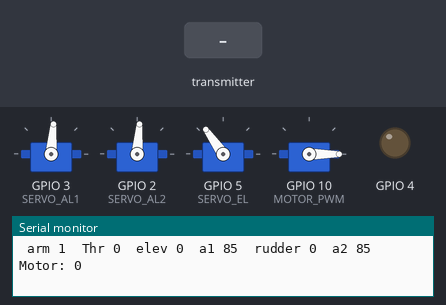
The sketch below on a simulated ESP32. Parts: 4 × servo, output pins drawn as LEDs (lit = HIGH), the last lines printed to the serial monitor. Inputs (shaded band) come from the test bench.

Above: at 1.4 s.
1.5 s: the transmitter starts sending throttle = 1024
At 2.7 s:
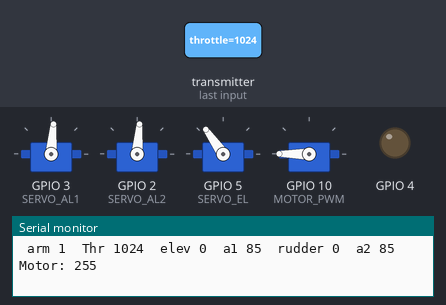
3.0 s: the transmitter starts sending roll = 1024
At 3.8 s:
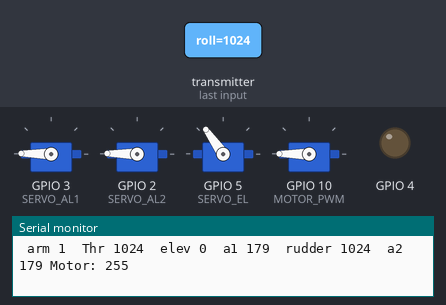
4.5 s: the transmitter starts sending pitch = 1024
At 4.9 s:
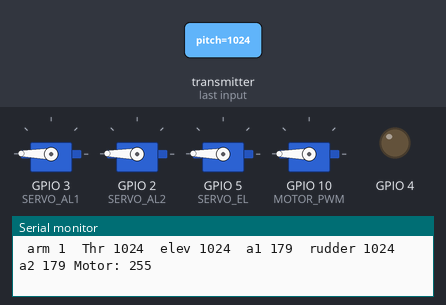
6.0 s: the transmitter starts sending throttle = 0
At 7.2 s:
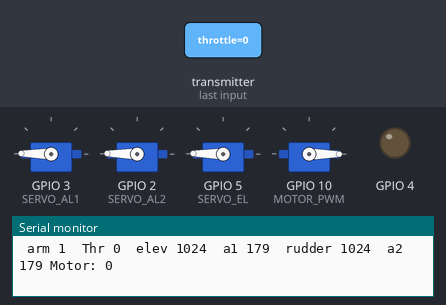
7.5 s: the transmitter starts sending roll = 0
At 8.5 s:
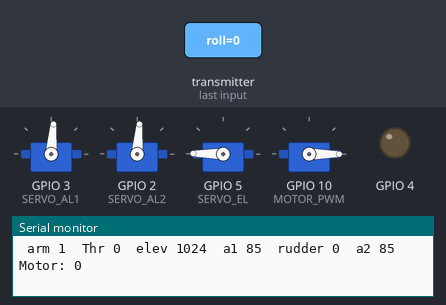
9.0 s: the transmitter starts sending throttle = 2048
At 9.6 s:
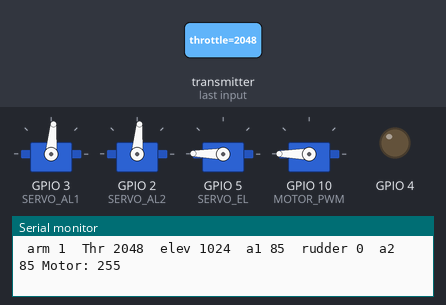
Timing chart, 0 to 11.5 s (numbered marks = the images above; inputs shaded):
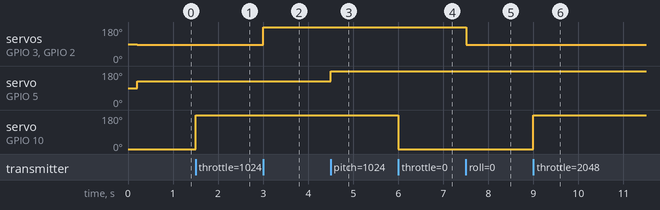

Measured:
- after the input at 1.5 s, servo on GPIO 10 (MOTOR_PWM): 0° → 180° at once
- after the input at 3.0 s, servo on GPIO 3 (SERVO_AL1), servo on GPIO 2 (SERVO_AL2): 85° → 179° at once
- after the input at 4.5 s, servo on GPIO 5 (SERVO_EL): 125° → 179° at once
- after the input at 6.0 s, servo on GPIO 10 (MOTOR_PWM): 180° → 0° at once
- after the input at 7.5 s, servo on GPIO 3 (SERVO_AL1), servo on GPIO 2 (SERVO_AL2): 179° → 85° at once
- after the input at 9.0 s, servo on GPIO 10 (MOTOR_PWM): 0° → 180° at once

The sketch:

PlaneBigV1.ino
```cpp
#include <WiFi.h>
#include <esp_wifi.h>
#include <esp_now.h>
#include <MPU9250_WE.h>
#include <Wire.h>
// #include <Servo.h>
#include <ESP32Servo.h>
// #include <driver/ledc.h>

#define MOTOR_PWM 10

#define SERVO_AL1 3
#define SERVO_AL2 2
#define SERVO_EL 5
Servo servoAL1, servoAL2, servoEL, esc;


// ==========Servo Configuration==================

const int neg_AL_offset = 10;

const int servoAL1_offset = 0;  // Adjust for AL1 neutral position
const int servoAL1_min = 50;  // Minimum angle
const int servoAL1_max = 120; // Maximum angle

const int servoAL2_offset = 0; // Adjust for AL2 neutral position
const int servoAL2_min = 50;   // Minimum angle
const int servoAL2_max = 120; // Maximum angle

const int servoEL_offset = 70;
const int servoEL_min = 0;
const int servoEL_max = 110;


// #define KP_ROLL 2.0
// #define KI_ROLL 0.02
// #define KD_ROLL 0.5

// #define KP_PITCH 2.5
// #define KI_PITCH 0.03
// #define KD_PITCH 0.6

// #define FILTER_ALPHA 0.98
// #define SIGNAL_TIMEOUT 1000

uint8_t newMACAddress[] = {0x00, 0x1A, 0x2B, 0x3C, 0x4D, 0x5E};
#define MPU9250_ADDR 0x68
MPU9250_WE MPU9250 = MPU9250_WE(MPU9250_ADDR);

typedef struct Packet
{
  int16_t throttle;
  int16_t roll;
  int16_t pitch;
  bool armed;
  bool selfLevel;
} Packet;

Packet rxData = {0, 0, 0, true, true};
unsigned long lastRecv = 0;
bool prevArmed = false;

float rollError, pitchError;
float prevRollError, prevPitchError;
float integralRoll, integralPitch;
unsigned long lastPIDTime = 0;

float rollAngle = 0, pitchAngle = 0;

// Custom analogWrite function using LEDC
// void analogWrite(uint8_t pin, int value) {
//   ledcWrite(LEDC_CHANNEL, value);
// }

void OnDataRecv(const esp_now_recv_info_t *recv_info, const uint8_t *incomingData, int len)
{
  if (len == sizeof(Packet))
  {
    memcpy(&rxData, incomingData, sizeof(rxData));
    lastRecv = millis();
    // Serial.print("Received data: " + String(rxData.roll) + ", " + String(rxData.pitch) + ", " + String(rxData.throttle));

    if (!prevArmed && rxData.armed)
    {
      Serial.println("ARMED!");
      integralRoll = 0;
      integralPitch = 0;
    }
    prevArmed = rxData.armed;
  }
}

void setMotor(bool armed, int16_t throttle)
{
  int16_t power = armed ? (constrain(map(throttle,-255,255,-255,255), -255, 255)) : -255;
  Serial.println("Motor: " + String(power));
  // if(power >= 255){
  //   digitalWrite(MOTOR_PWM,HIGH);
  // }
  esc.write(power);
  // analogWrite(MOTOR_PWM, power);

}

void setup()
{
  Serial.begin(115200);
  Wire.begin();
  pinMode(4, OUTPUT);
  setMotor(false, 0);

  if (!MPU9250.init())
  {
    Serial.println("MPU9250 does not respond");
  }
  else
  {
    Serial.println("MPU9250 is connected");
  }

  WiFi.mode(WIFI_STA);
  if (esp_wifi_set_mac(WIFI_IF_STA, newMACAddress) != ESP_OK)
  {
    Serial.println("Failed to set MAC address");
  }
  else
  {
    Serial.println("MAC address changed successfully");
  }

  delay(100);
  if (esp_now_init() != ESP_OK)
  {
    Serial.println("Error initializing ESP-NOW");
    while (1)
      ;
  }

  esp_now_register_recv_cb(OnDataRecv);
  // setupLEDC();

  servoAL1.attach(SERVO_AL1);
  servoAL2.attach(SERVO_AL2);
  servoEL.attach(SERVO_EL);
  esc.attach(MOTOR_PWM);

  esc.write(0);
  delay(100);
  lastPIDTime = millis();
}

void loop()
{

  setMotor(true, rxData.throttle);

  // Calculate servo angles with offsets and limits
  int elAngle = map(rxData.pitch, -255, 255, servoEL_min, servoEL_max) + servoEL_offset;
  elAngle = constrain(elAngle, 1, 179);

  int al2Angle = map(rxData.roll, -255, 255, servoAL2_min , servoAL2_max) + servoAL2_offset;
  al2Angle = constrain(al2Angle, 1, 179);

  int al1Angle = map(rxData.roll, 255, -255, servoAL1_min, servoAL1_max) + servoAL1_offset;
  al1Angle = constrain(al2Angle, 1, 179);

  // Write angles to servos
  servoAL1.write(al1Angle);
  servoAL2.write(al2Angle);
  servoEL.write(elAngle);

  Serial.printf(" arm %d ", rxData.armed);
  Serial.printf(" Thr %d ", rxData.throttle);
  Serial.printf(" elev %d ", rxData.pitch);
  Serial.printf(" a1 %d ", al1Angle);
  Serial.printf(" rudder %d ", rxData.roll);
  Serial.printf(" a2 %d ", al2Angle);
}
```
